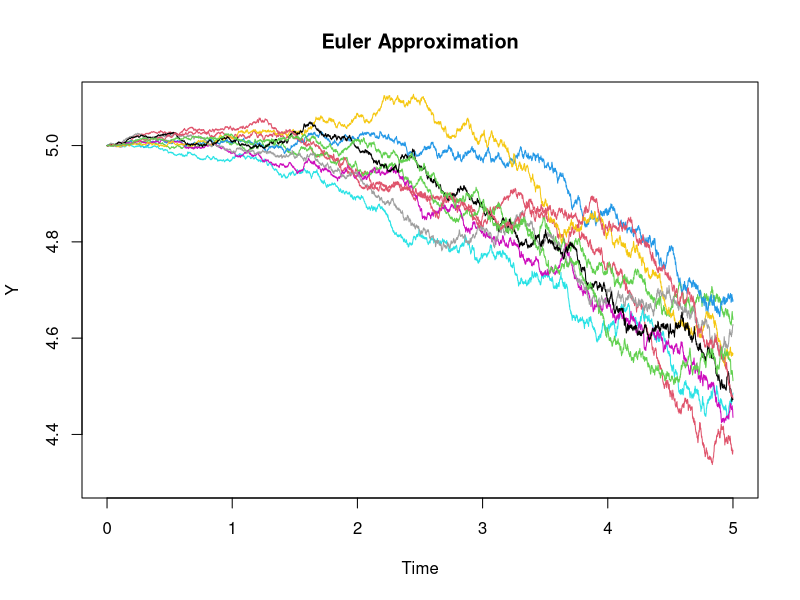

The R script that drew this image:
m <- 10	# No. of paths
n <- 5000	# No of time points
t <- 5
dt <- t/n

w2 <- vector(,m)
w5 <- vector(,m)
T <- seq(0, t, dt)
pal <- palette()
y0 <- 5

Mu <- 0.0325 - 0.05*T[2:(n+1)]
Sigma <- 0.012 + 0.0138*T[2:(n+1)] + 0.00125*(T[2:(n+1)]^2)

for (i in 1:m) {
	Z <- rnorm(n)
	Y <- cumsum(c(y0, Mu*dt + Sigma*dt^(1/2)*Z))
	w2[i] <- Y[n*(2/t) + 1]
	w5[i] <- Y[n + 1]
	if(i == 1) {
		plot(T, Y, ylim=c(4.3, 5.1), col=pal[i %% 8 + 1], cex=0.0001, main="Euler Approximation", xlab="Time", ylab="Y", type="l")
	} else {
		lines(T, Y, col=pal[i %% 8 + 1], cex=0.0001)
	}
}

dev.copy(png,"plot3.png");
dev.off ();

cat(" E[Y(2)] = ",mean(w2),"\n")
cat(" E[Y(5)] = ",mean(w5),"\n")

rm(list = ls())